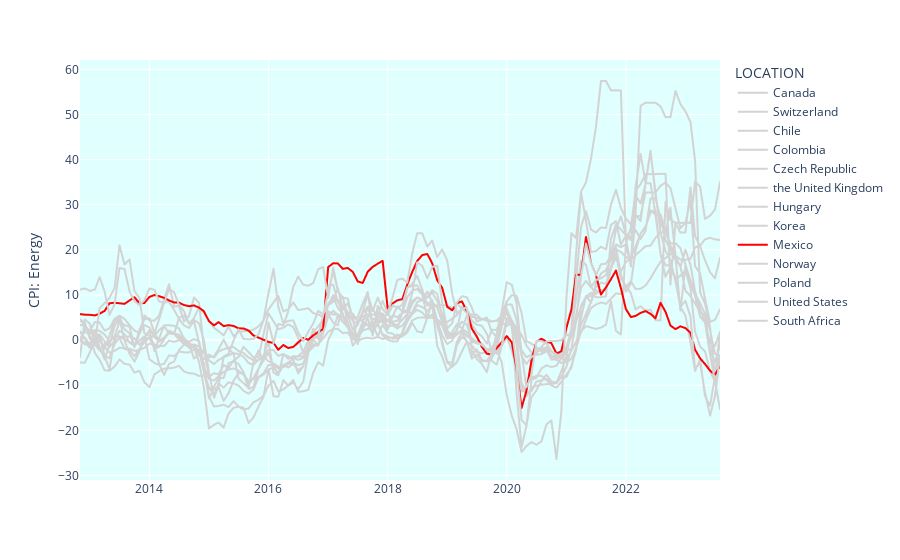

Here is the notebook cell this chart was saved with:
### Code cell
#Same CPI item for all countries
cpi_item = "CPGREN01"
country = "MEX"
measure = "GY"

filtered_df2 = df.query(f"SUBJECT == '{cpi_item}' and FREQUENCY == 'M' and MEASURE == '{measure}'")#[["SUBJECT","TIME_PERIOD","value"]] 
pivoted_df2 = filtered_df2.pivot_table(index="TIME_PERIOD",columns="LOCATION",values="value",aggfunc="mean") \
    .iloc[-130:]
pivoted_df2 = delete_outliers(pivoted_df2) #delete outliers
select_countries = [x for x in pivoted_df2.columns if x in countries]
select_countries
#for grey vs red highlights
myindex = select_countries.index(country)
my_list = ['lightgray'] * (len(select_countries))
my_list[myindex] = 'red'
fig = px.line(pivoted_df2[select_countries].rename(columns=all_acronyms),color_discrete_sequence=my_list)
fig.update_layout(xaxis_title=None,yaxis_title=all_acronyms[cpi_item],plot_bgcolor='LightCyan')
fig.show()

### Figure 1 — Plotly figure (JSON) as saved in the notebook; plotly's stock layout.template omitted (floating-point values rounded to 4 significant figures; data arrays with more than 128 entries replaced by an {"elided": "..."} marker saying what was removed)
{"data": [{"hovertemplate": "LOCATION=Canada<br>TIME_PERIOD=%{x}<br>value=%{y}<extra></extra>", "legendgroup": "Canada", "line": {"color": "lightgray", "dash": "solid"}, "marker": {"symbol": "circle"}, "mode": "lines", "name": "Canada", "showlegend": true, "type": "scattergl", "x": {"elided": "130 str values"}, "xaxis": "x", "y": {"elided": "130 float values"}, "yaxis": "y"}, {"hovertemplate": "LOCATION=Switzerland<br>TIME_PERIOD=%{x}<br>value=%{y}<extra></extra>", "legendgroup": "Switzerland", "line": {"color": "lightgray", "dash": "solid"}, "marker": {"symbol": "circle"}, "mode": "lines", "name": "Switzerland", "showlegend": true, "type": "scattergl", "x": {"elided": "130 str values"}, "xaxis": "x", "y": {"elided": "130 float values"}, "yaxis": "y"}, {"hovertemplate": "LOCATION=Chile<br>TIME_PERIOD=%{x}<br>value=%{y}<extra></extra>", "legendgroup": "Chile", "line": {"color": "lightgray", "dash": "solid"}, "marker": {"symbol": "circle"}, "mode": "lines", "name": "Chile", "showlegend": true, "type": "scattergl", "x": {"elided": "130 str values"}, "xaxis": "x", "y": {"elided": "130 float values"}, "yaxis": "y"}, {"hovertemplate": "LOCATION=Colombia<br>TIME_PERIOD=%{x}<br>value=%{y}<extra></extra>", "legendgroup": "Colombia", "line": {"color": "lightgray", "dash": "solid"}, "marker": {"symbol": "circle"}, "mode": "lines", "name": "Colombia", "showlegend": true, "type": "scattergl", "x": {"elided": "130 str values"}, "xaxis": "x", "y": {"elided": "130 float values"}, "yaxis": "y"}, {"hovertemplate": "LOCATION=Czech Republic<br>TIME_PERIOD=%{x}<br>value=%{y}<extra></extra>", "legendgroup": "Czech Republic", "line": {"color": "lightgray", "dash": "solid"}, "marker": {"symbol": "circle"}, "mode": "lines", "name": "Czech Republic", "showlegend": true, "type": "scattergl", "x": {"elided": "130 str values"}, "xaxis": "x", "y": {"elided": "130 float values"}, "yaxis": "y"}, {"hovertemplate": "LOCATION=the United Kingdom<br>TIME_PERIOD=%{x}<br>value=%{y}<extra></extra>", "legendgroup": "the United Kingdom", "line": {"color": "lightgray", "dash": "solid"}, "marker": {"symbol": "circle"}, "mode": "lines", "name": "the United Kingdom", "showlegend": true, "type": "scattergl", "x": {"elided": "130 str values"}, "xaxis": "x", "y": {"elided": "130 float values"}, "yaxis": "y"}, {"hovertemplate": "LOCATION=Hungary<br>TIME_PERIOD=%{x}<br>value=%{y}<extra></extra>", "legendgroup": "Hungary", "line": {"color": "lightgray", "dash": "solid"}, "marker": {"symbol": "circle"}, "mode": "lines", "name": "Hungary", "showlegend": true, "type": "scattergl", "x": {"elided": "130 str values"}, "xaxis": "x", "y": {"elided": "130 float values"}, "yaxis": "y"}, {"hovertemplate": "LOCATION=Korea<br>TIME_PERIOD=%{x}<br>value=%{y}<extra></extra>", "legendgroup": "Korea", "line": {"color": "lightgray", "dash": "solid"}, "marker": {"symbol": "circle"}, "mode": "lines", "name": "Korea", "showlegend": true, "type": "scattergl", "x": {"elided": "130 str values"}, "xaxis": "x", "y": {"elided": "130 float values"}, "yaxis": "y"}, {"hovertemplate": "LOCATION=Mexico<br>TIME_PERIOD=%{x}<br>value=%{y}<extra></extra>", "legendgroup": "Mexico", "line": {"color": "red", "dash": "solid"}, "marker": {"symbol": "circle"}, "mode": "lines", "name": "Mexico", "showlegend": true, "type": "scattergl", "x": {"elided": "130 str values"}, "xaxis": "x", "y": {"elided": "130 float values"}, "yaxis": "y"}, {"hovertemplate": "LOCATION=Norway<br>TIME_PERIOD=%{x}<br>value=%{y}<extra></extra>", "legendgroup": "Norway", "line": {"color": "lightgray", "dash": "solid"}, "marker": {"symbol": "circle"}, "mode": "lines", "name": "Norway", "showlegend": true, "type": "scattergl", "x": {"elided": "130 str values"}, "xaxis": "x", "y": {"elided": "130 float values"}, "yaxis": "y"}, {"hovertemplate": "LOCATION=Poland<br>TIME_PERIOD=%{x}<br>value=%{y}<extra></extra>", "legendgroup": "Poland", "line": {"color": "lightgray", "dash": "solid"}, "marker": {"symbol": "circle"}, "mode": "lines", "name": "Poland", "showlegend": true, "type": "scattergl", "x": {"elided": "130 str values"}, "xaxis": "x", "y": {"elided": "130 float values"}, "yaxis": "y"}, {"hovertemplate": "LOCATION=United States<br>TIME_PERIOD=%{x}<br>value=%{y}<extra></extra>", "legendgroup": "United States", "line": {"color": "lightgray", "dash": "solid"}, "marker": {"symbol": "circle"}, "mode": "lines", "name": "United States", "showlegend": true, "type": "scattergl", "x": {"elided": "130 str values"}, "xaxis": "x", "y": {"elided": "130 float values"}, "yaxis": "y"}, {"hovertemplate": "LOCATION=South Africa<br>TIME_PERIOD=%{x}<br>value=%{y}<extra></extra>", "legendgroup": "South Africa", "line": {"color": "lightgray", "dash": "solid"}, "marker": {"symbol": "circle"}, "mode": "lines", "name": "South Africa", "showlegend": true, "type": "scattergl", "x": {"elided": "130 str values"}, "xaxis": "x", "y": {"elided": "130 float values"}, "yaxis": "y"}], "layout": {"legend": {"title": {"text": "LOCATION"}, "tracegroupgap": 0}, "margin": {"t": 60}, "plot_bgcolor": "LightCyan", "xaxis": {"anchor": "y", "domain": [0, 1], "title": {}}, "yaxis": {"anchor": "x", "domain": [0, 1], "title": {"text": "CPI: Energy"}}}}
